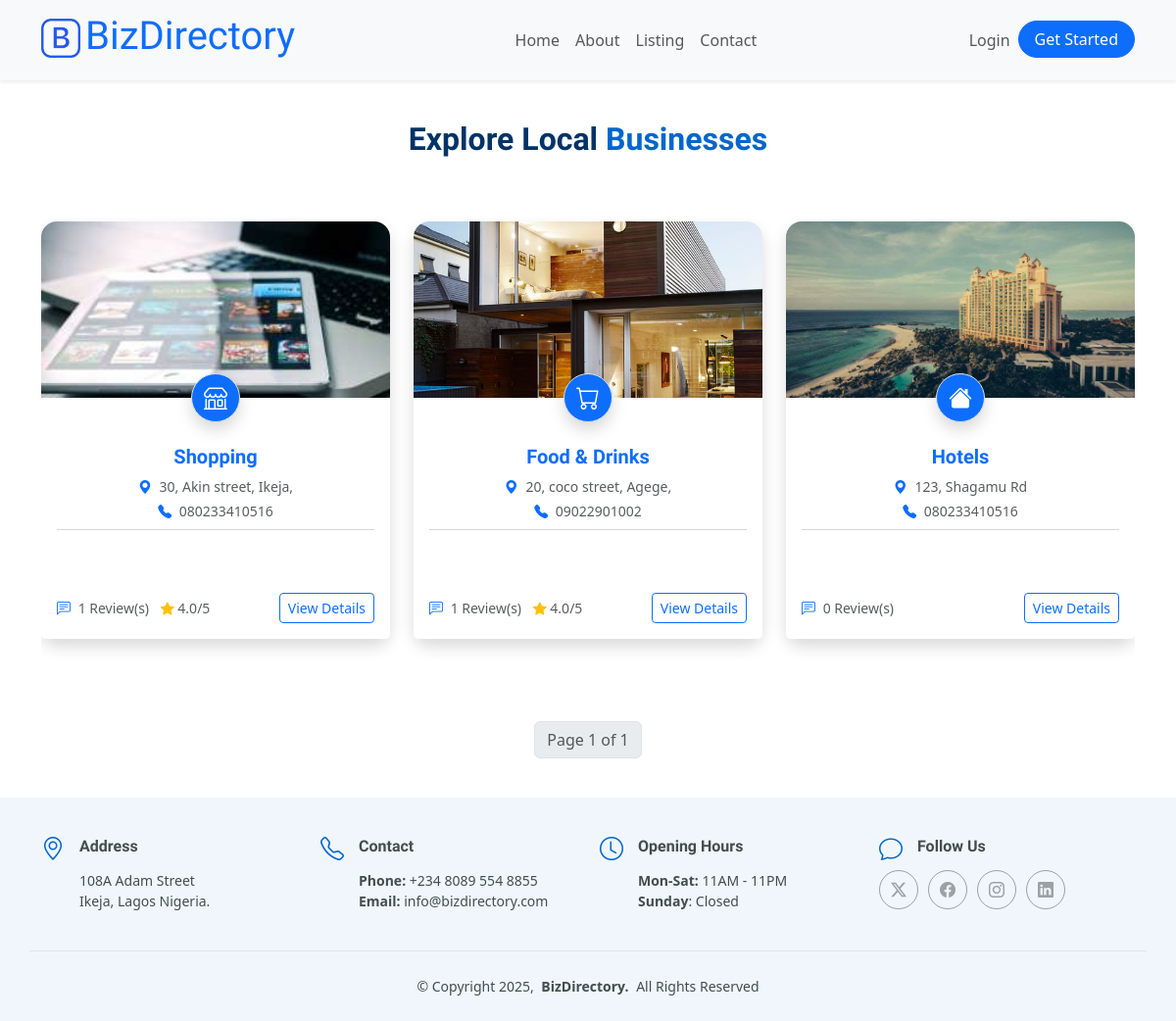
The app's page /bizDir/listings/ with its own data.
### bizDir/models.py (models this page shows, shortened)
class Business(models.Model):
    STATUS_CHOICES = [
        ('active', 'Active'),
        ('pending', 'Pending'),
        ('inactive', 'Inactive'),
    ]
    name = models.CharField(max_length=200)
    slug = models.SlugField(unique=True, blank=True) # Added this part
    owner = models.ForeignKey(User, on_delete=models.CASCADE, related_name='owned_businesses')
    description = models.TextField()
    address = models.CharField(max_length=255)
    city = models.CharField(max_length=100)
    state = models.CharField(max_length=100)
    country = models.CharField(max_length=100, default='Nigeria')
    phone = models.CharField(max_length=20)
    email = models.EmailField()
    website = models.URLField(blank=True)
    categories = models.ManyToManyField(BusinessCategory, related_name='businesses')
    featured = models.BooleanField(default=False)
    promoted_until = models.DateField(null=True, blank=True) # Added this part
    established_date = models.DateField(null=True, blank=True)
    logo = models.ImageField(upload_to='business_logos/', null=True, blank=True)
    is_active = models.BooleanField(default=True) # Added this part
    views = models.PositiveBigIntegerField(default=0) # Added this part
    status = models.CharField(max_length=10, choices=STATUS_CHOICES, default='pending')

class BusinessCategory(models.Model):
    name = models.CharField(max_length=100)
    icon = models.CharField(max_length=50, blank=True)  # For frontend display

### bizDir/views.py (the view)
# urls.py: path('listings/', businessList, name='business_list'),
def businessList(request:HttpRequest):
    businesses = Business.objects.filter(status='active') \
        .prefetch_related('categories', 'reviews') \
        .annotate(review_count=Count('reviews'), average_rating=Avg('reviews__rating'))
    paginator = Paginator(businesses, 6)  # Show 6 per page
    page_number = request.GET.get('page')
    page_obj = paginator.get_page(page_number)
    context = {
        'page_obj': page_obj,
    }
    return render(request, 'business/listing.html', context)

### bizDir/templates/business/listing.html (shortened to what this page needs)
{% extends 'base.html' %}
{% load static %}
{% block content %}
<div class="container py-4">
    <section id="" class="section">
    <div class="container section-title" data-aos="fade-up">
        <div><span>Explore Local</span> <span class="description-title">Businesses</span></div>
    </div>
    {% if page_obj %}
    <div class="row row-cols-1 row-cols-md-2 row-cols-lg-3 g-4">
        {% for business in page_obj %}
        <div class="col">
            <div class="card h-100 shadow rounded-4 border-0 position-relative">
                {% if business.featured %}
                    <span class="position-absolute top-0 end-0 m-2 badge bg-success">Featured</span>
                {% endif %}
                <div class="position-relative">
                    {% if business.logo %}
                        <img src="{{ business.logo.url }}" class="card-img-top rounded-top-4 img-hover-zoom" alt="{{ business.name }} logo">
                    {% else %}
                        <img src="{% static 'img/default-logo1.png' %}" class="card-img-top rounded-top-4 img-hover-zoom" alt="No logo">
                    {% endif %}
                    {% with category=business.categories.all.0 %}
                    {% if category.icon %}
                        <div class="position-absolute top-100 start-50 translate-middle border bg-primary rounded-circle shadow d-flex justify-content-center align-items-center" style="width: 50px; height: 50px;">
                            <i class="{{ category.icon }} fs-4 text-white"></i>
                        </div>
                    {% endif %}
                    {% endwith %}
                </div>
                <div class="card-body text-center py-5">
                    {% with category=business.categories.all.0 %}
                    {% if category %}
                        <h5 class="text-primary fw-semibold">{{ category.name }}</h5>
                    {% endif %}
                    {% endwith %}
                    <p class="mb-1 text-muted small">
                        <i class="bi bi-geo-alt-fill me-1 text-primary"></i> {{ business.address }}
                    </p>
                    <p class="mb-2 text-muted small">
                        <i class="bi bi-telephone-fill me-1 text-primary"></i> {{ business.phone }}
                    </p>
                    <hr class="my-2 text-muted">
                </div>
                <div class="card-footer bg-white border-0 d-flex justify-content-between align-items-center px-3 pb-3">
                    <div class="text-muted small">
                        <i class="bi bi-chat-left-text me-1 text-primary"></i>
                        {{ business.review_count }} Review(s)
                        {% if business.average_rating %}
                            <span class="ms-2"><i class="bi bi-star-fill text-warning"></i> {{ business.average_rating|floatformat:1 }}/5</span>
                        {% endif %}
                    </div>
                    <a href="{% url 'business_detail' business.slug %}" class="btn btn-sm btn-outline-primary">View Details</a>
                </div>
            </div>
        </div>
        {% endfor %}
    </div>
    </section>
    <div class="mt-4 d-flex justify-content-center">
        <nav>
            <ul class="pagination">
                <li class="page-item disabled">
                    <span class="page-link">Page {{ page_obj.number }} of {{ page_obj.paginator.num_pages }}</span>
                </li>
            </ul>
        </nav>
    </div>
    {% else %}
    <p class="text-center text-muted">No businesses found.</p>
    {% endif %}
</div>
{% endblock %}

### bizDir/static/assets/css/main.css (style rules this page uses)
:root { --default-font: "Roboto", system-ui, -apple-system, "Segoe UI", Roboto, "Helvetica Neue", Arial, "Noto Sans", "Liberation Sans", sans-serif, "Apple Color Emoji", "Segoe UI Emoji", "Segoe UI Symbol", "Noto Color Emoji"; --heading-font: "Raleway", sans-serif; --nav-font: "Poppins", sans-serif; }
:root { --background-color: #ffffff; --default-color: #444d4d; --heading-color: #003366; --accent-color: #0066cc; --surface-color: #ffffff; --contrast-color: #ffffff; }
:root { --nav-color: rgba(255, 255, 255, 0.7); --nav-hover-color: #ffffff; --nav-mobile-background-color: #ffffff; --nav-dropdown-background-color: #ffffff; --nav-dropdown-color: #444d4d; --nav-dropdown-hover-color: #0066cc; }
:root { scroll-behavior: smooth; }
body { color: var(--default-color); background-color: var(--background-color); font-family: var(--default-font); }
a { color: var(--accent-color); text-decoration: none; transition: 0.3s; }
h1, h2, h3, h4, h5, h6 { color: var(--heading-color); font-family: var(--heading-font); }
section, .section { color: var(--default-color); background-color: var(--background-color); padding: 60px 0; scroll-margin-top: 82px; overflow: clip; }
.section-title { text-align: center; padding-bottom: 60px; position: relative; }
.section-title div { color: var(--heading-color); margin: 10px 0 0 0; font-size: 32px; font-weight: 700; font-family: var(--heading-font); }
.section-title div .description-title { color: var(--accent-color); }

### bizDir/templates/base.html (style rules this page uses)
body { padding-top: 0; }

### bizDir/templates/business/listing.html (style rules this page uses)
.img-hover-zoom { transition: transform 0.3s ease; }
.card-img-top { max-height: 180px; object-fit: cover; transition: transform 0.3s ease; }

### records on screen
Business: logo (picture), categories.all.0.name "Shopping", address "30, Akin street, Ikeja,", phone "080233410516", review_count "1", average_rating "4.0"
Business: logo (picture), categories.all.0.name "Food & Drinks", address "20, coco street, Agege,", phone "09022901002", review_count "1", average_rating "4.0"
Business: logo (picture), categories.all.0.name "Hotels", address "123, Shagamu Rd", phone "080233410516", review_count "0"

### other values on screen
{{ page_obj.number }} "1"
{{ page_obj.paginator.num_pages }} "1"
